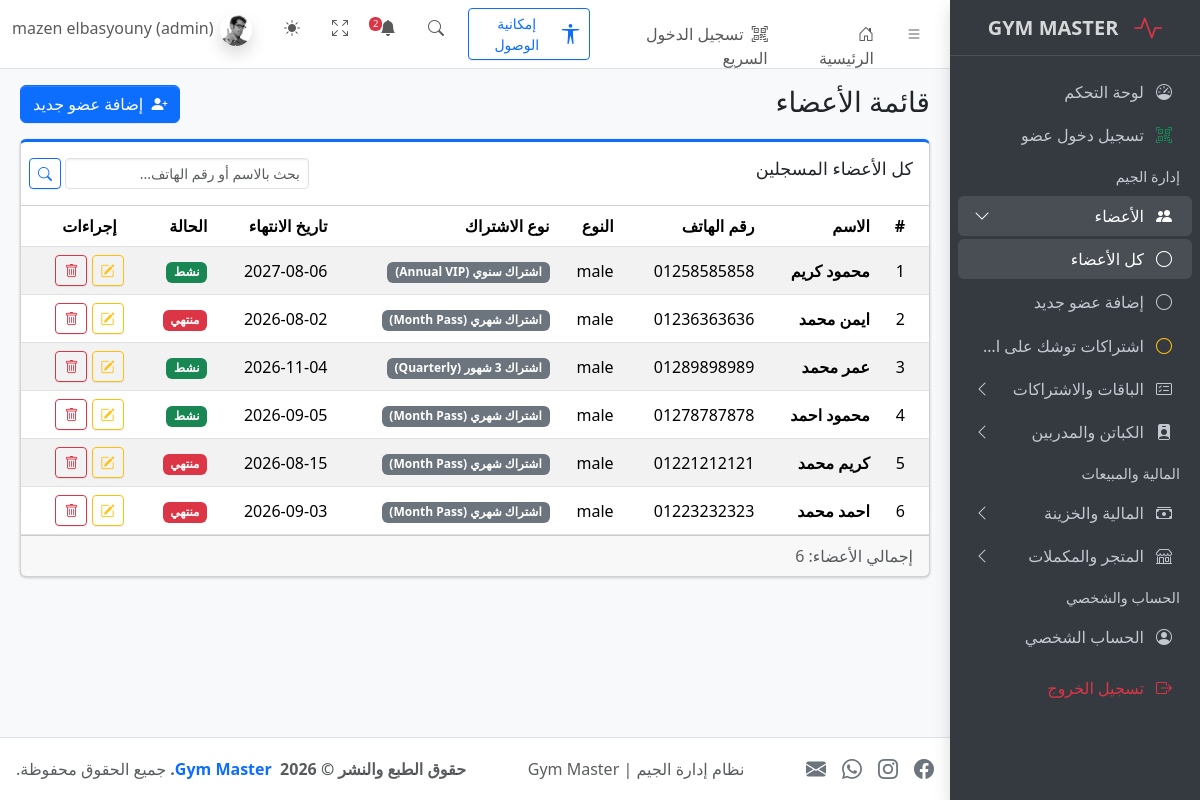
/members.php (signed in), run on the app's committed database.
### tables this page shows
CREATE TABLE `members` (
  `id` int(11) NOT NULL,
  `full_name` varchar(100) NOT NULL,
  `phone` varchar(20) NOT NULL,
  `email` varchar(150) DEFAULT NULL,
  `address` varchar(255) DEFAULT NULL,
  `photo` varchar(255) DEFAULT NULL,
  `gender` enum('male','female') NOT NULL DEFAULT 'male',
  `birth_date` date DEFAULT NULL,
  `join_date` date NOT NULL,
  `notes` text DEFAULT NULL,
  `created_at` timestamp NOT NULL DEFAULT current_timestamp(),
  `membership_type` varchar(50) DEFAULT NULL,
  `subscription_start` date DEFAULT NULL,
  `subscription_end` date DEFAULT NULL,
  `status` varchar(20) DEFAULT 'active'
);

CREATE TABLE `packages` (
  `id` int(11) NOT NULL,
  `name` varchar(100) NOT NULL,
  `duration_days` int(11) NOT NULL,
  `price` decimal(10,2) NOT NULL,
  `created_at` timestamp NOT NULL DEFAULT current_timestamp()
);

CREATE TABLE `subscriptions` (
  `id` int(11) NOT NULL,
  `member_id` int(11) NOT NULL,
  `package_id` int(11) NOT NULL,
  `start_date` date NOT NULL,
  `end_date` date NOT NULL,
  `created_at` timestamp NOT NULL DEFAULT current_timestamp(),
  `status` varchar(20) DEFAULT 'active'
);

### members.php (the view, shortened to what this page needs)
<?php
$isStaffOrAdmin = isset($_SESSION['user_id']) && in_array($_SESSION['role'] ?? '', ['admin', 'staff'], true);
require_once __DIR__ . '/includes/header.php';
require_once __DIR__ . '/includes/sidebar.php';
$search = trim($_GET['search'] ?? '');
$members = [];
try {
    $sql = "SELECT m.*,
                   sub_latest.end_date AS subscription_end,
                   p.name AS membership_type,
                   CASE
                       WHEN sub_latest.end_date IS NOT NULL AND sub_latest.end_date >= CURRENT_DATE() THEN 'نشط'
                       ELSE 'منتهي'
                   END AS calculated_status
            FROM members m
            LEFT JOIN (
                SELECT s.member_id, s.package_id, s.end_date
                FROM subscriptions s
                WHERE s.id IN (
                    SELECT MAX(id)
                    FROM subscriptions
                    GROUP BY member_id
                )
            ) sub_latest ON m.id = sub_latest.member_id
            LEFT JOIN packages p ON sub_latest.package_id = p.id";
    if ($search !== '') {
        $sql .= " WHERE m.full_name LIKE ? OR m.phone LIKE ?";
        $sql .= " ORDER BY m.id DESC";
        $stmt = $pdo->prepare($sql);
        $like = "%$search%";
        $stmt->execute([$like, $like]);
        $members = $stmt->fetchAll(PDO::FETCH_ASSOC);
    } else {
        $sql .= " ORDER BY m.id DESC";
        $stmt = $pdo->query($sql);
        $members = $stmt->fetchAll(PDO::FETCH_ASSOC);
    }
} catch (Exception $e) {
    $error = "حدث خطأ أثناء جلب بيانات الأعضاء: " . $e->getMessage();
    $members = [];
}
?>
<main class="app-main">
    <div class="app-content-header">
        <div class="container-fluid">
            <div class="row">
                <div class="col-sm-6">
                    <h3 class="mb-0">قائمة الأعضاء</h3>
                </div>
                <div class="col-sm-6 text-end">
                    <?php if ($isStaffOrAdmin): ?>
                        <a href="./add-member.php" class="btn btn-primary">
                            <i class="bi bi-person-plus-fill me-1"></i> إضافة عضو جديد
                        </a>
                    <?php endif; ?>
                </div>
            </div>
        </div>
    </div>
    <div class="app-content">
        <div class="container-fluid">
            <div class="card card-outline card-primary">
                <div class="card-header">
                    <h3 class="card-title">كل الأعضاء المسجلين</h3>
                    <div class="card-tools" style="width: 280px;">
                        <form method="GET" action="members.php" class="d-flex">
                            <input type="text" name="search" class="form-control form-control-sm"
                                   placeholder="بحث بالاسم أو رقم الهاتف..." value="<?= htmlspecialchars($search) ?>">
                            <button type="submit" class="btn btn-sm btn-outline-primary ms-1">
                                <i class="bi bi-search"></i>
                            </button>
                        </form>
                    </div>
                </div>
                <div class="card-body p-0">
                    <div class="table-responsive">
                        <table class="table table-striped table-hover m-0 align-middle">
                            <thead>
                                <tr>
                                    <th>#</th>
                                    <th>الاسم</th>
                                    <th>رقم الهاتف</th>
                                    <th>النوع</th>
                                    <th>نوع الاشتراك</th>
                                    <th>تاريخ الانتهاء</th>
                                    <th>الحالة</th>
                                    <?php if ($isStaffOrAdmin): ?>
                                        <th class="text-center">إجراءات</th>
                                    <?php endif; ?>
                                </tr>
                            </thead>
                            <tbody>
                                <?php if (!empty($members)): ?>
                                    <?php foreach ($members as $index => $m):
                                        $display_end = $m['subscription_end'] ?? '-';
                                        $display_pkg = $m['membership_type'] ?? 'بدون اشتراك';
                                        $display_status = $m['calculated_status'] ?? 'منتهي';
                                        try {
                                            $subCheck = $pdo->prepare("
                                                SELECT s.end_date, p.name AS pkg_name
                                                FROM subscriptions s
                                                JOIN packages p ON s.package_id = p.id
                                                WHERE s.member_id = ?
                                                ORDER BY s.id DESC
                                                LIMIT 1
                                            ");
                                            $subCheck->execute([$m['id']]);
                                            $latest_sub = $subCheck->fetch(PDO::FETCH_ASSOC);
                                            if ($latest_sub) {
                                                $display_end = $latest_sub['end_date'];
                                                $display_pkg = $latest_sub['pkg_name'];
                                                $display_status = (strtotime($display_end) >= strtotime(date('Y-m-d'))) ? 'نشط' : 'منتهي';
                                            }
                                        } catch (Exception $ex) {}
                                    ?>
                                        <tr>
                                            <td><?= $index + 1 ?></td>
                                            <td class="fw-bold"><?= htmlspecialchars($m['full_name'] ?? '') ?></td>
                                            <td><?= htmlspecialchars($m['phone'] ?? '') ?></td>
                                            <td><?= htmlspecialchars($m['gender'] ?? '') ?></td>
                                            <td><span class="badge bg-secondary"><?= htmlspecialchars($display_pkg) ?></span></td>
                                            <td><?= htmlspecialchars($display_end) ?></td>
                                            <td>
                                                <?php if ($display_status === 'نشط'): ?>
                                                    <span class="badge bg-success">نشط</span>
                                                <?php else: ?>
                                                    <span class="badge bg-danger">منتهي</span>
                                                <?php endif; ?>
                                            </td>
                                            <?php if ($isStaffOrAdmin): ?>
                                                <td class="text-center">
                                                    <a href="./member-edit.php?id=<?= (int) $m['id'] ?>"
                                                       class="btn btn-sm btn-outline-warning" title="تعديل">
                                                        <i class="bi bi-pencil-square"></i>
                                                    </a>
                                                    <a href="./member-delete.php?id=<?= (int) $m['id'] ?>"
                                                       class="btn btn-sm btn-outline-danger" title="حذف"
                                                       onclick="return confirm('هل أنت متأكد من حذف هذا العضو؟');">
                                                        <i class="bi bi-trash"></i>
                                                    </a>
                                                </td>
                                            <?php endif; ?>
                                        </tr>
                                    <?php endforeach; ?>
                                <?php else: ?>
                                    <tr>
                                        <td colspan="<?= $isStaffOrAdmin ? '8' : '7' ?>" class="text-center py-3 text-muted">لا يوجد أعضاء مسجلين حالياً.</td>
                                    </tr>
                                <?php endif; ?>
                            </tbody>
                        </table>
                    </div>
                </div>
                <div class="card-footer text-muted">
                    إجمالي الأعضاء: <?= count($members) ?>
                </div>
            </div>
        </div>
    </div>
</main>
<?php require_once __DIR__ . '/includes/footer.php'; ?>

### data on the page
members: full_name "محمود كريم", phone "01258585858", gender "male", packages.name "اشتراك سنوي (Annual VIP)", subscriptions.end_date "2027-08-06", shows "نشط"
members: full_name "ايمن محمد", phone "01236363636", gender "male", packages.name "اشتراك شهري (Month Pass)", subscriptions.end_date "2026-08-02", shows "منتهي"
members: full_name "عمر محمد", phone "01289898989", gender "male", packages.name "اشتراك 3 شهور (Quarterly)", subscriptions.end_date "2026-11-04", shows "نشط"
members: full_name "محمود احمد", phone "01278787878", gender "male", packages.name "اشتراك شهري (Month Pass)", subscriptions.end_date "2026-09-05", shows "نشط"
members: full_name "كريم محمد", phone "01221212121", gender "male", packages.name "اشتراك شهري (Month Pass)", subscriptions.end_date "2026-08-15", shows "منتهي"
members: full_name "احمد محمد", phone "01223232323", gender "male", packages.name "اشتراك شهري (Month Pass)", subscriptions.end_date "2026-09-03", shows "منتهي"

### other printed values
$totalNotifications "2"
$displayName "mazen elbasyouny"
$displayRole "admin"
count($members) "6"
